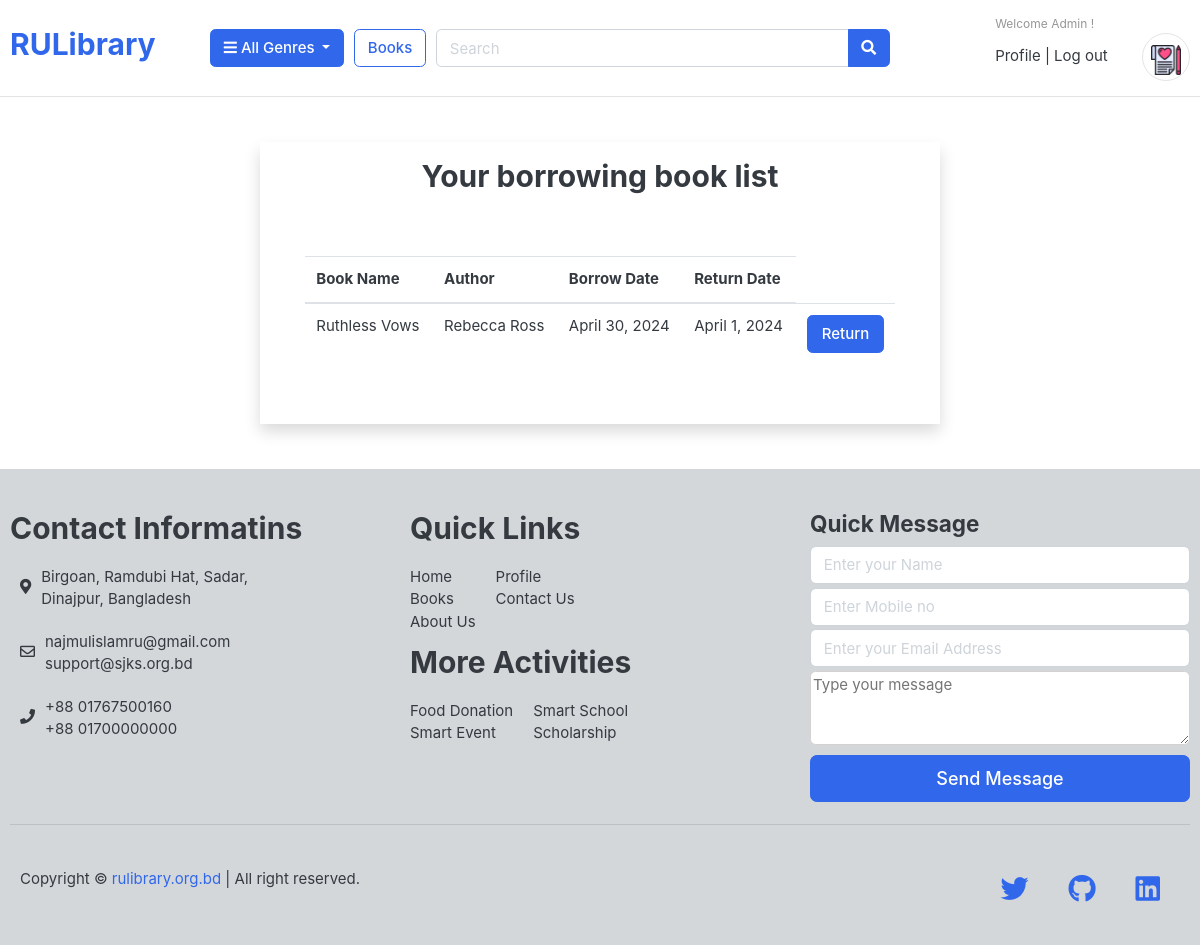
Page /borrow/borrow_list/ (signed in) on the committed database.
### book/models.py (models this page shows, shortened)
class BorrowModel(models.Model):
    user=models.ForeignKey(User,on_delete=models.CASCADE)
    book=models.ForeignKey(BookModel,on_delete=models.CASCADE)
    borrow_date=models.DateField(auto_now_add=True)
    return_date=models.DateField()

class BookModel(models.Model):
    title=models.CharField(max_length=100)
    slug=models.SlugField(max_length=150,unique=True)
    author=models.CharField(max_length=100)
    description=models.TextField()
    image=models.ImageField(upload_to='images/books')
    isbn=models.CharField(max_length=50)
    genre=models.ManyToManyField(GenreModel)
    stock=models.IntegerField()
    availability=models.BooleanField(default=True)
    publication_date=models.DateField()
    total_page=models.IntegerField()
    cover=models.CharField(max_length=50,choices=[('paperback','Paper Back'),('hardcover','Hard Cover')])
    language=models.CharField(max_length=50)
    total_borrow=models.IntegerField(default=0)
    total_rating=models.IntegerField(default=0)
    avg_rating=models.IntegerField(default=0)

### borrow/views.py (the view)
# urls.py: path('borrow_list/',views.borrow_list,name='borrow_list'),
def borrow_list(request):
    user=request.user
    model=BorrowModel.objects.filter(user=user)
    return render(request,'borrow-list.html',{'data':model})

### borrow/templates/borrow-list.html
{% extends 'base.html'%}
{% block body %}
<div class="container py-5">
    <div class="row">
        <div class="col-lg-7 mx-auto">
            <div class="card rounded-0 border-0 shadow">
                <div style="margin:auto;">
                    <h2 class="p-2 mt-2">Your borrowing book list</h2>
                </div>
                {% if data%}
                <div class="card-body p-5">
                    <div class="table-responsive">
                        <table class="table">
                            <thead>
                                <tr>
                                    <th scope="col">Book Name</th>
                                    <th scope="col">Author</th>
                                    <th scope="col">Borrow Date</th>
                                    <th scope="col">Return Date</th>
                                </tr>
                            </thead>
                            <tbody>
                                {% for item in data %}
                                <tr>
                                    <td>{{item.book.title}}</td>
                                    <td>{{item.book.author}}</td>
                                    <td>{{item.borrow_date}}</td>
                                    <td>{{item.return_date}}</td>
                                    <td><a href="{% url 'return' item.id%}" class="btn btn-block btn-primary">Return </a></td>
                                </tr>
                                {% endfor%}
                            </tbody>
                        </table>
                    </div>
                </div>
                {% else %}
                <div style="margin:auto;margin-bottom:200px">
                    <h5>No Book in borrowing list.</h5>
                </div>
                {% endif %}
            </div>
        </div>
    </div>
</div>
{% endblock body %}

### templates/base.html (shortened to what this page needs)
<!DOCTYPE HTML>
{% load static %}
<html lang="en">
<head>
<link href="{% static 'css/bootstrap.css'%}" rel="stylesheet" type="text/css"/>
<link href="{% static 'fonts/fontawesome/css/all.min.css'%}" type="text/css" rel="stylesheet">
<link href="{% static 'css/ui.css'%}" rel="stylesheet" type="text/css"/>
<link href="{% static 'css/responsive.css'%}" rel="stylesheet" media="only screen and (max-width: 1200px)" />
</head>
<body>
<header class="section-header">
    <section class="header-main border-bottom">
        <div class="container">
        <div class="row align-items-center">
        <div class="col-lg-2 col-md-3 col-6">
            <a href="{% url 'home'%}" class="brand-wrap">
                <h2>RULibrary</h2>
            </a>
        </div>
        <div class="col-lg col-sm col-md col-6 flex-grow-0">
            <div class="category-wrap dropdown d-inline-block float-right">
                <button type="button" class="btn btn-primary dropdown-toggle" data-toggle="dropdown">
                    <i class="fa fa-bars"></i> All Genres
                </button>
            </div>
        </div>
        <a href="{% url 'book'%}" class="btn btn-outline-primary">Books</a>
        <div class="col-lg  col-md-6 col-sm-12 col">
            <form method='post' action="#" class="search">
                <div class="input-group w-100">
                    <input type="text" class="form-control " style="width:60%;" placeholder="Search" name='search_field' required>
                    <div class="input-group-append">
                    <button class="btn btn-primary" type="submit">
                        <i class="fa fa-search"></i>
                    </button>
                    </div>
                </div>
            </form>
        </div>
        <div class="col-lg-3 col-sm-6 col-8 order-2 order-lg-3">
                    <div class="d-flex justify-content-end mb-3 mb-lg-0">
                        <div class="widget-header">
                            <small class="title text-muted">
                                Welcome {% if request.user.is_authenticated%}
                                {% if request.user.first_name%}
                                {{request.user.first_name}}
                                {%else%}
                                {{request.user.username}}
                                {%endif%}
                                {% else %} Guest {% endif %}!
                            </small>
                            <div>
                                {% if request.user.is_authenticated%}
                                <a href="{% url 'profile' %}">Profile</a> <span class="dark-transp"> | </span>
                                <a href="{% url 'account_logout' %}"> Log out</a>
                                <a href="{% url 'wishlist' %}" class="widget-header pl-3 ml-3">
                                    <div class="icon icon-sm rounded-circle border">
                                        <img src="{% static 'images/icons/love-letter.png'%}" alt="wishlist" style="width: 30px;">
                                    </div>
                                </a>
                                {% else %}
                                <a href="{% url 'account_login' %}">Sign in</a> <span class="dark-transp"> | </span>
                                <a href="{% url 'account_signup' %}"> Register</a>
                                {% endif %}
                            </div>
                        </div>
                    </div>
                </div>
    </div>
        </div>
    </section>
</header>
{% block body%}{%endblock %}
    <section class="section-content padding-y bg" style="padding-bottom: 0; background-color:#d4d7da">
        <div class="container">
            <div class="row">
                <div class="col-md-4">
                    <h2>Contact Informatins</h2>
                    <div class="row" style="padding: 10px;">
                        <span style="padding: 10px;"><i class="fas fa-map-marker-alt"></i></span>
                        <p >Birgoan, Ramdubi Hat, Sadar,<br> Dinajpur, Bangladesh</p>
                    </div>
                    <div class="row" style="padding:10px">
                        <span style="padding: 10px;"><i class="far fa-envelope"></i></span>
                        <p>
                            najmulislamru@gmail.com <br />
                            support@sjks.org.bd
                            </p>
                    </div>
                    <div class="row" style="padding:10px">
                        <span style="padding: 10px;"><i class="fas fa-phone"></i></span>
                        <p>
                            +88 01767500160 <br />
                            +88 01700000000
                        </p>
                    </div>
                </div>
                <div class="col-md-4">
                    <h2>Quick Links</h2>
                    <div class="row">
                        <ul style="padding:10px; margin-bottom:0px;">
                            <li style="list-style: none;">Home</li>
                            <li style="list-style: none;">Books</li>
                            <li style="list-style: none;">About Us</li>
                        </ul>
                        <ul style="padding:10px; margin-bottom:0px;">
                            <li style="list-style: none;">Profile</li>
                            <li style="list-style: none;">Contact Us</li>
                        </ul>
                    </div>
                    <h2>More Activities</h2>
                    <div class="row">
                        <ul style="padding:10px; margin-bottom:0px;"">
                            <li style="list-style: none;">Food Donation</li>
                            <li style="list-style: none;">Smart Event</li>
                        </ul>
                        <ul style="padding:10px;margin-bottom:0px">
                            <li style="list-style: none;">Smart School</li>
                            <li style="list-style: none;">Scholarship</li>
                        </ul>
                    </div>
                </div>
                <div class="col-md-4">
                    <h4>Quick Message</h4>
                    <form >
                        <div data-mdb-input-init class="form-outline mb-1">
                            <input id="contact_name" name="name" type="text"placeholder="Enter your Name"class="form-control" required/>
                        </div>
                        <div data-mdb-input-init class="form-outline mb-1">
                            <input id="contact_phone" type="phone" placeholder="Enter Mobile no"class="form-control" required name="phone"/>
                        </div>
                        <div data-mdb-input-init class="form-outline mb-1">
                            <input id="contact_email" type="email" placeholder="Enter your Email Address"class="form-control" required name="email" />
                        </div>
                        <div data-mdb-input-init class="form-outline mb-1">
                            <textarea name="message" cols="40" rows="3" style="width: 380px;border-color:#d5d1d1;" class="rounded" id="contact_message" placeholder="Type your message"></textarea>
                        </div>
                        <button data-mdb-button-init data-mdb-ripple-init class="btn btn-primary btn-lg btn-block" type="submit" onclick="handleContact()">Send Message</button>
                    </form>
                </div>
            </div>
            <hr class="my-4">
            <div class="row" style="margin-top: 20px;">
                <div class="col-lg-8 col-md-6" style="padding: 20px;">
                    <p>
                      Copyright © <a href="#">rulibrary.org.bd</a> | All right
                      reserved.
                    </p>
                </div>
                <div class="col-lg-4 col-md-6 socila-link" style="padding: 20px;">
                    <ul style="float: right;">
                      <li style="list-style: none;float:left;padding: 0px 20px;">
                        <a href="#" style="font-size: 28px;"><i class="fab fa-twitter"></i></a>
                      </li>
                      <li style="list-style: none;float:left;padding: 0px 20px;">
                        <a href="https://www.github.com/najmulislamnajim" style="font-size: 28px;"><i class="fab fa-github"></i></a>
                      </li>
                      <li style="list-style: none;float:left;padding: 0px 20px;">
                        <a href="https://www.linkedin.com/in/najmulislamnajimofficial/" style="font-size: 28px;"><i class="fab fa-linkedin"></i></a>
                      </li>
                    </ul>
                </div>
            </div>
        </div>
    </section>
</body>
</html>

### static/css/ui.css (style rules this page uses)
html { font-family: "Inter", sans-serif; font-size: 15px; }
.icon-xs, .icon-sm, .icon-md, .icon-lg { display: inline-block; text-align: center; flex-shrink: 0; flex-grow: 0; }
.icon-sm { width: 48px; height: 48px; line-height: 48px !important; font-size: 20px; }
.padding-y { padding-top: 40px; padding-bottom: 40px; }
.bg { background-color: #f8f9fa; }
p:last-child { margin-bottom: 0; }
.header-main { position: relative; padding-top: 1rem; padding-bottom: 1rem; }
.widget-header { display: inline-block; vertical-align: middle; position: relative; }
.widget-header a { color: #343a40; }
.widget-header .title { display: block; }

### rows in the picture
BorrowModel: book "Ruthless Vows", book.author "Rebecca Ross", borrow_date "April 30, 2024", return_date "April 1, 2024"

### other values in the picture
{{ request.user.first_name }} "Admin"
